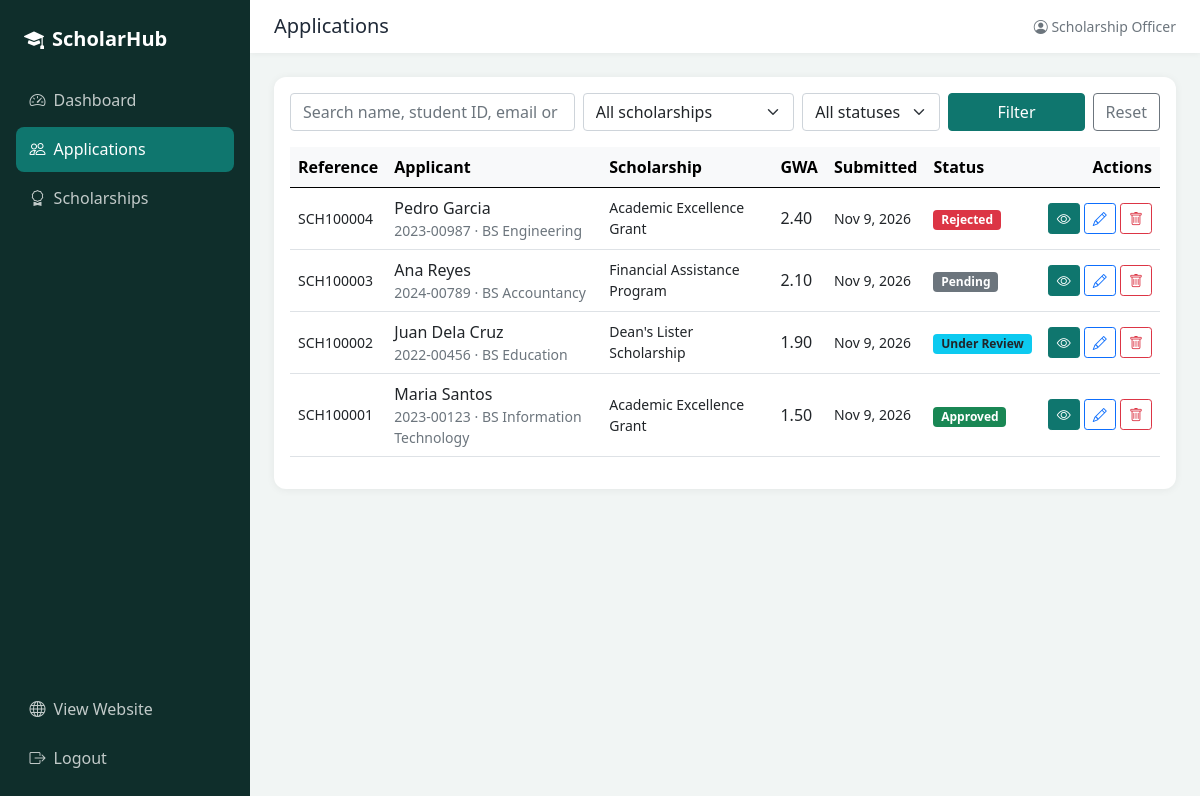
The app's page /admin/applications.php (signed in) with its own data.
### tables this page shows
CREATE TABLE applications (
  application_id INT AUTO_INCREMENT PRIMARY KEY,
  reference_code VARCHAR(12) NOT NULL UNIQUE,
  scholarship_id INT NOT NULL,
  student_id_no VARCHAR(30) NOT NULL,
  full_name VARCHAR(100) NOT NULL,
  email VARCHAR(100) NOT NULL,
  phone VARCHAR(20) NOT NULL,
  course VARCHAR(100) NOT NULL,
  year_level VARCHAR(20) NOT NULL,
  gwa DECIMAL(3,2) NOT NULL,
  reason TEXT NOT NULL,
  document VARCHAR(255) NULL,
  status ENUM('Pending','Under Review','Approved','Rejected') NOT NULL DEFAULT 'Pending',
  remarks TEXT NULL,
  created_at TIMESTAMP NOT NULL DEFAULT CURRENT_TIMESTAMP,
  CONSTRAINT fk_application_scholarship FOREIGN KEY (scholarship_id) REFERENCES scholarships(scholarship_id)
    ON UPDATE CASCADE ON DELETE RESTRICT
);

CREATE TABLE scholarships (
  scholarship_id INT AUTO_INCREMENT PRIMARY KEY,
  scholarship_name VARCHAR(120) NOT NULL,
  sponsor VARCHAR(120) NOT NULL,
  description TEXT NULL,
  benefit_amount DECIMAL(10,2) NOT NULL DEFAULT 0.00,
  slots INT NOT NULL DEFAULT 1,
  max_gwa DECIMAL(3,2) NOT NULL DEFAULT 3.00,
  deadline DATE NOT NULL,
  status ENUM('Open','Closed') NOT NULL DEFAULT 'Open'
);

### admin/applications.php (the view, shortened to what this page needs)
<?php
require_once '../includes/functions.php';
$search = isset($_GET['search']) ? trim($_GET['search']) : '';
$sql = "SELECT a.*, s.scholarship_name FROM applications a
        JOIN scholarships s ON a.scholarship_id = s.scholarship_id WHERE 1=1";
$types = '';
$params = array();
$sql .= " ORDER BY a.created_at DESC, a.application_id DESC";
$result = run($conn, $sql, $types, $params)->get_result();
include '../includes/admin_header.php';
?>
<div class="card p-3">
  <form class="row g-2 mb-3" method="get">
    <div class="col-md-4">
      <input type="text" name="search" class="form-control" placeholder="Search name, student ID, email or reference" value="<?= clean($search) ?>">
    </div>
    <div class="col-md-3">
      <select name="scholarship" class="form-select">
        <option value="0">All scholarships</option>
      </select>
    </div>
    <div class="col-md-2">
      <select name="status" class="form-select">
        <option value="">All statuses</option>
      </select>
    </div>
    <div class="col-md-3 d-flex gap-2">
      <button class="btn btn-brand flex-fill">Filter</button>
      <a href="applications.php" class="btn btn-outline-secondary">Reset</a>
    </div>
  </form>
  <div class="table-responsive">
    <table class="table table-hover align-middle">
      <thead class="table-light">
        <tr><th>Reference</th><th>Applicant</th><th>Scholarship</th><th>GWA</th><th>Submitted</th><th>Status</th><th class="text-end">Actions</th></tr>
      </thead>
      <tbody>
        <?php while ($row = $result->fetch_assoc()): ?>
          <tr>
            <td class="small fw-semibold"><?= clean($row['reference_code']) ?></td>
            <td>
              <div class="fw-semibold"><?= clean($row['full_name']) ?></div>
              <div class="small text-muted"><?= clean($row['student_id_no']) ?> &middot; <?= clean($row['course']) ?></div>
            </td>
            <td class="small"><?= clean($row['scholarship_name']) ?></td>
            <td><?= number_format($row['gwa'], 2) ?></td>
            <td class="small"><?= formatDate($row['created_at']) ?></td>
            <td><?= statusBadge($row['status']) ?></td>
            <td class="text-end text-nowrap">
              <a href="application_view.php?id=<?= $row['application_id'] ?>" class="btn btn-sm btn-brand" title="Review"><i class="bi bi-eye"></i></a>
              <a href="application_edit.php?id=<?= $row['application_id'] ?>" class="btn btn-sm btn-outline-primary" title="Edit"><i class="bi bi-pencil"></i></a>
              <form method="post" class="d-inline" onsubmit="return confirm('Delete this application permanently?');">
                <button class="btn btn-sm btn-outline-danger" title="Delete"><i class="bi bi-trash"></i></button>
              </form>
            </td>
          </tr>
        <?php endwhile; ?>
      </tbody>
    </table>
  </div>
</div>
<?php include '../includes/admin_footer.php'; ?>

### includes/functions.php (shortened to what this page needs)
<?php
function clean($text) {
    return htmlspecialchars((string) $text, ENT_QUOTES, 'UTF-8');
}
function run($conn, $sql, $types = '', $params = array()) {
    $stmt = $conn->prepare($sql);
    $stmt->execute();
    return $stmt;
}
function formatDate($date) {
    return date('M j, Y', strtotime($date));
}
function statusBadge($status) {
    $colors = array(
        'Pending' => 'secondary',
        'Under Review' => 'info text-dark',
        'Approved' => 'success',
        'Rejected' => 'danger',
        'Open' => 'success',
        'Closed' => 'secondary'
    );
    $color = isset($colors[$status]) ? $colors[$status] : 'secondary';
    return '<span class="badge bg-' . $color . '">' . clean($status) . '</span>';
}

### assets/css/style.css (style rules this page uses)
:root { --brand: #0f766e; --brand-dark: #0b5d57; --brand-soft: #e6f4f1; --ink: #0f2e2b; }
body { background: #f6f8f7; color: #1f2937; }
.btn-brand { background: var(--brand); border-color: var(--brand); color: #fff; }
.card { border: 0; border-radius: 12px; box-shadow: 0 1px 8px rgba(0,0,0,.06); }
.admin-body { background: #f1f5f4; }

### records on screen
applications: reference_code "SCH100004", full_name "Pedro Garcia", student_id_no "2023-00987", course "BS Engineering", scholarship.scholarship_name "Academic Excellence Grant", gwa "2.40", created_at "Nov 9, 2026", status "Rejected"
applications: reference_code "SCH100003", full_name "Ana Reyes", student_id_no "2024-00789", course "BS Accountancy", scholarship.scholarship_name "Financial Assistance Program", gwa "2.10", created_at "Nov 9, 2026", status "Pending"
applications: reference_code "SCH100002", full_name "Juan Dela Cruz", student_id_no "2022-00456", course "BS Education", scholarship.scholarship_name "Dean's Lister Scholarship", gwa "1.90", created_at "Nov 9, 2026", status "Under Review"
applications: reference_code "SCH100001", full_name "Maria Santos", student_id_no "2023-00123", course "BS Information Technology", scholarship.scholarship_name "Academic Excellence Grant", gwa "1.50", created_at "Nov 9, 2026", status "Approved"

### other values on screen
$item[2] "Dashboard"
$item[2] "Applications"
$item[2] "Scholarships"
$pageTitle "Applications"
$_SESSION['admin_name'] "Scholarship Officer"
